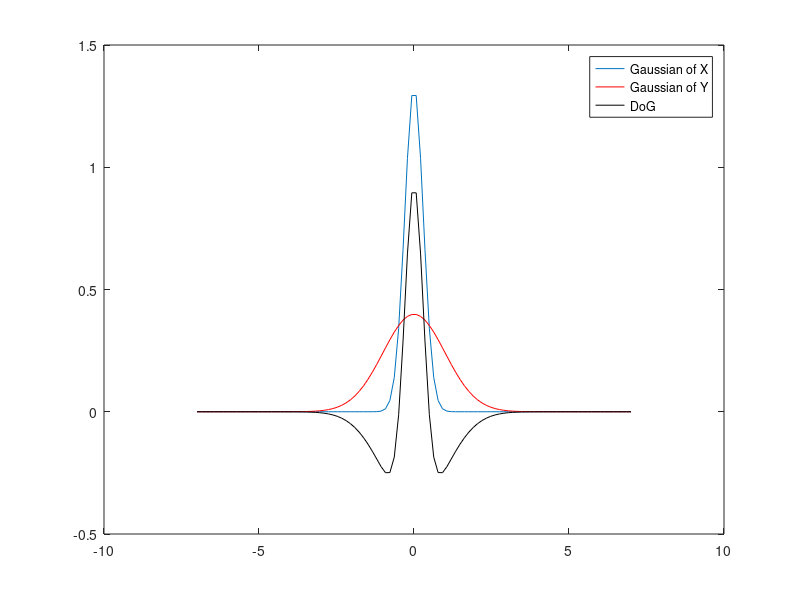
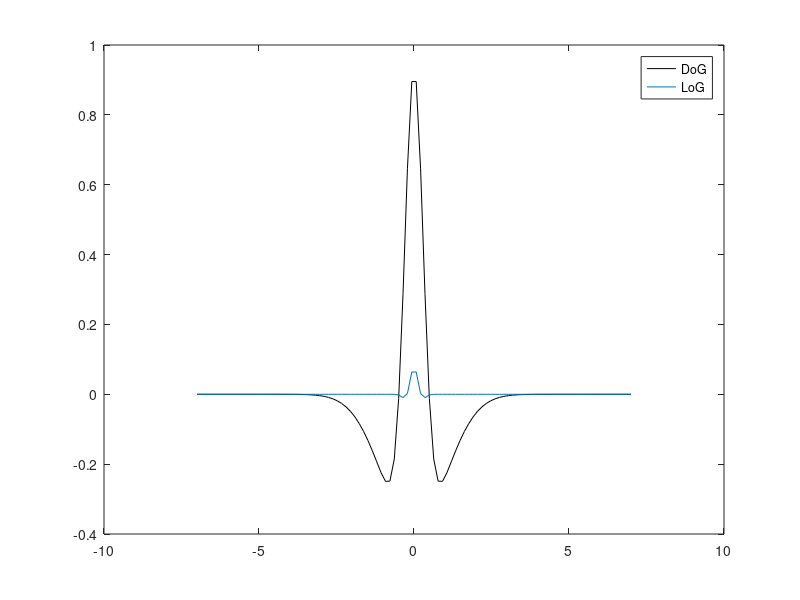

Write MATLAB code to recreate these figures, in order.
deviationX = 0.3;%deviation of X
deviationY = 1;%deviation of Y
%filter sizes
filterX = 15;
filterY = 15;

%+/- filter limits
expandX = filterX/2-0.5;
expandY = filterY/2-0.5;

%defination of gaussian of X 
sigmax = deviationX;%sigma value
mu = 0;
xofX = linspace(-expandX,expandX,100);%x values from -filter limit to +filter limit into 100 pieces
yofX = 1/(sqrt(2*pi)*sigmax)*exp(-(xofX-mu).^2/(2*sigmax^2));%calculation of gaussian distirbution function

%defination of gaussian of Y
sigmay = deviationY;%sigma value
mu = 0;
xofY =  linspace(-expandY,expandY,100);%x values from -filter limit to +filter limit into 100 pieces
yofY =  1/(sqrt(2*pi)*sigmay)*exp(-(xofY-mu).^2/(2*sigmay^2));%calculation of gaussian distirbution function

figure
plot(xofX,yofX)%first Gaussian plotted in blue
hold%plot on same figure
plot(xofY,yofY,'r')%second gaussian plotted in red
plot(xofX,(yofX-yofY),'k')%Differance of Gaussians
legend('Gaussian of X','Gaussian of Y','DoG')

figure%new figure
plot(xofX,(yofX-yofY),'k')%Differance of Gaussians
hold%plot on same figure
fspecial('log',size(xofX),1.1),plot(xofX,-ans);%Laplacian of Gaussian
legend('DoG','LoG')